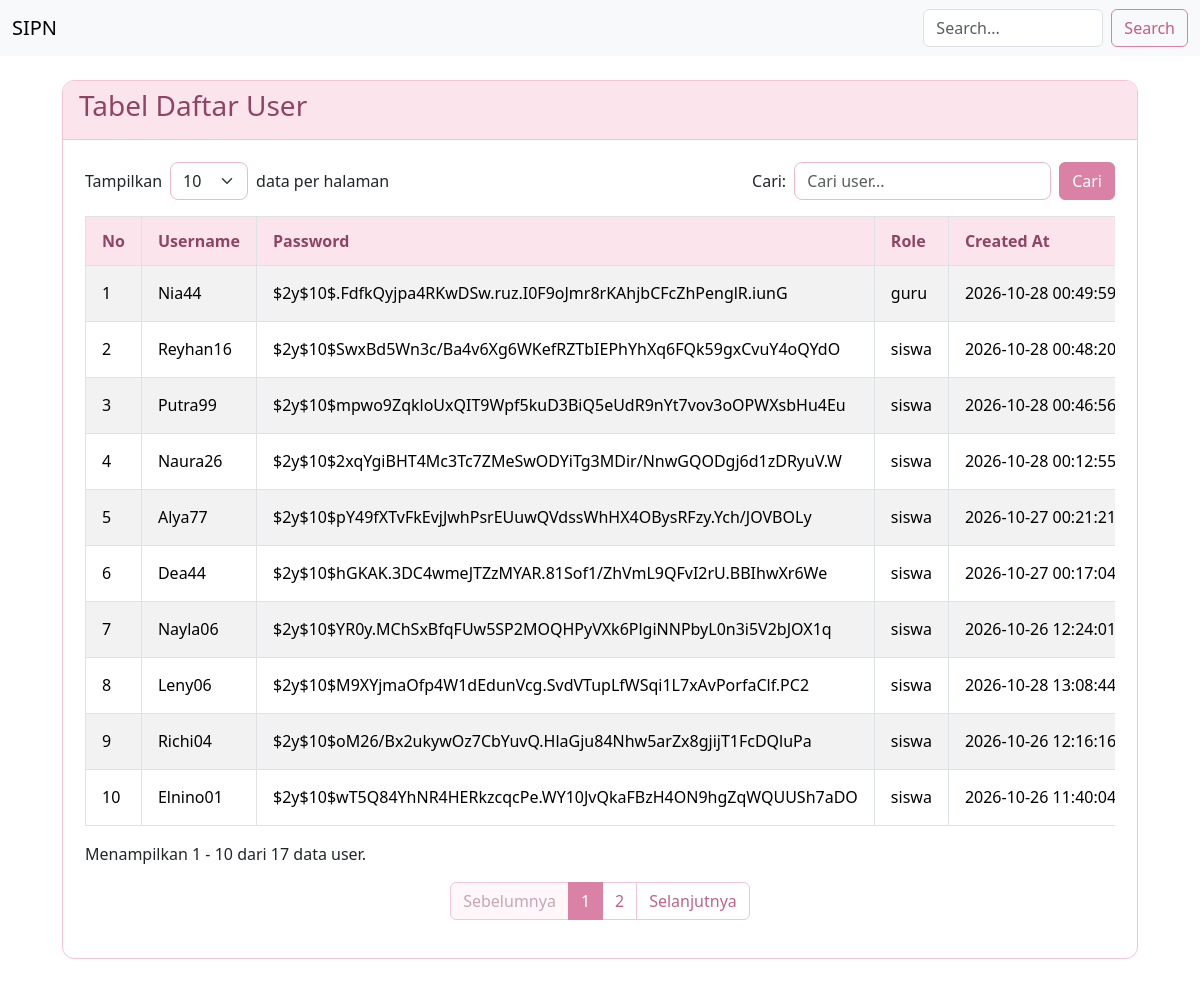
Before: /daftar_user2.php with the older database file.
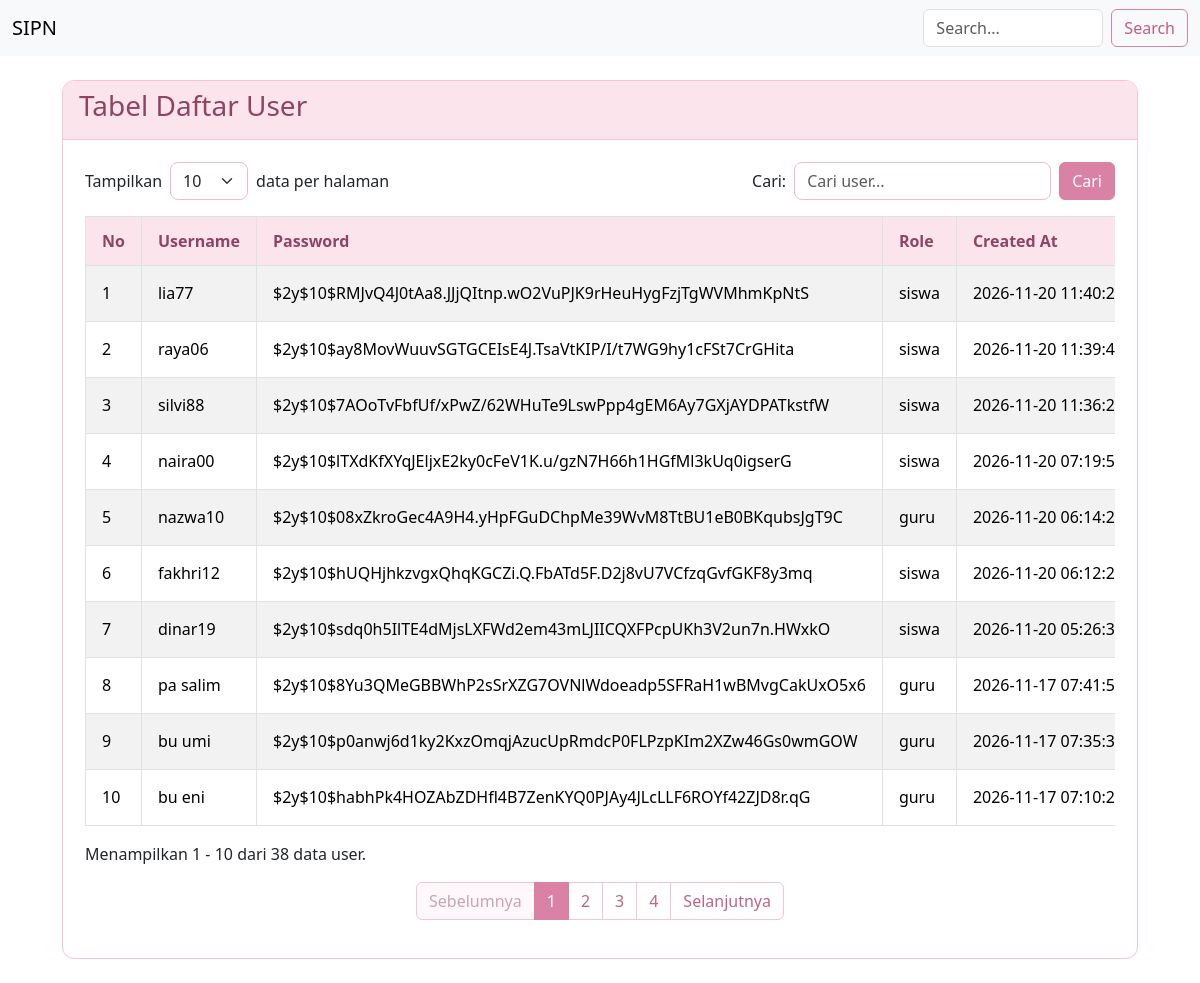
After: the same page with the newer database file.
### tables this page shows
CREATE TABLE `users` (
  `id` int(11) NOT NULL,
  `username` varchar(50) NOT NULL,
  `password` varchar(255) NOT NULL,
  `role` enum('admin','guru','siswa') NOT NULL,
  `created_at` timestamp NOT NULL DEFAULT current_timestamp() ON UPDATE current_timestamp()
);

### daftar_user2.php (the view, shortened to what the changed rows need)
<?php
require_once 'koneksi.php';
require_once 'navbar.php';
$keyword = isset($_GET['cari']) ? trim($_GET['cari']) : '';
$batas = isset($_GET['batas']) ? (int)$_GET['batas'] : 10;
$halaman = isset($_GET['halaman']) ? (int)$_GET['halaman'] : 1;
$where = '';
$sql_total = "SELECT COUNT(*) AS total FROM users $where";
$hasil_total = mysqli_query($koneksi, $sql_total);
$data_total = mysqli_fetch_assoc($hasil_total);
$total_data = (int)$data_total['total'];
$total_halaman = max(1, ceil($total_data / $batas));
$mulai = ($halaman - 1) * $batas;
$sql = "SELECT * FROM users $where
        ORDER BY id DESC
        LIMIT $mulai, $batas";
$hasil = mysqli_query($koneksi, $sql);
?>
<div class="container mt-4 mb-4">
    <div class="card pink-card">
        <div class="card-body">
            <form method="GET" class="mb-3">
                <div class="row g-2 align-items-center">
                </div>
            </form>
            <div class="table-responsive">
                <table class="table table-bordered table-striped tabel-pink">
                    <thead>
                        <tr>
                            <th>No</th>
                            <th>Username</th>
                            <th>Password</th>
                            <th>Role</th>
                            <th>Created At</th>
                        </tr>
                    </thead>
                    <tbody>
                    <?php
                    $no = $mulai + 1;
                    if ($hasil && mysqli_num_rows($hasil) > 0) {
                        while ($baris = mysqli_fetch_assoc($hasil)) {
                    ?>
                        <tr>
                            <td><?= $no++ ?></td>
                            <td>
                                <?= htmlspecialchars($baris['username']) ?>
                            </td>
                            <td>
                                <?= htmlspecialchars($baris['password']) ?>
                            </td>
                            <td>
                                <?= htmlspecialchars($baris['role']) ?>
                            </td>
                            <td>
                                <?= htmlspecialchars($baris['created_at']) ?>
                            </td>
                        </tr>
                    <?php
                        }
                    } ?>
                    </tbody>
                </table>
            </div>
            <p class="mt-3">
                Menampilkan
                <?= $total_data > 0 ? $mulai + 1 : 0 ?>
                -
                <?= min($mulai + $batas, $total_data) ?>
                dari <?= $total_data ?> data user.
            </p>
            <nav>
                <ul class="pagination justify-content-center">
                    <?php for ($i = 1; $i <= $total_halaman; $i++) { ?>
                        <li class="page-item <?= $halaman == $i ? 'active' : '' ?>">
                            <a
                                class="page-link"
                                href="?halaman=<?= $i ?>&batas=<?= $batas ?>&cari=<?= urlencode($keyword) ?>">
                                <?= $i ?>
                            </a>
                        </li>
                    <?php } ?>
                </ul>
            </nav>
        </div>
    </div>
</div>
<?php require_once 'footer.php'; ?>

Changed rows visible on the page:
no longer on this page (row unchanged): users: username "Nia44", password "$2y$10$.FdfkQyjpa4RKwDSw.ruz.I0F9oJmr8rKAhjbCFcZhPenglR.iunG", role "guru", created_at "2026-10-28 00:49:59"
no longer on this page (row unchanged): users: username "Reyhan16", password "$2y$10$SwxBd5Wn3c/Ba4v6Xg6WKefRZTbIEPhYhXq6FQk59gxCvuY4oQYdO", role "siswa", created_at "2026-10-28 00:48:20"
no longer on this page (row unchanged): users: username "Putra99", password "$2y$10$mpwo9ZqkloUxQIT9Wpf5kuD3BiQ5eUdR9nYt7vov3oOPWXsbHu4Eu", role "siswa", created_at "2026-10-28 00:46:56"
no longer on this page (row unchanged): users: username "Naura26", password "$2y$10$2xqYgiBHT4Mc3Tc7ZMeSwODYiTg3MDir/NnwGQODgj6d1zDRyuV.W", role "siswa", created_at "2026-10-28 00:12:55"
no longer on this page (row unchanged): users: username "Alya77", password "$2y$10$pY49fXTvFkEvjJwhPsrEUuwQVdssWhHX4OBysRFzy.Ych/JOVBOLy", role "siswa", created_at "2026-10-27 00:21:21"
removed users: username "Dea44", password "$2y$10$hGKAK.3DC4wmeJTZzMYAR.81Sof1/ZhVmL9QFvI2rU.BBIhwXr6We", role "siswa", created_at "2026-10-27 00:17:04"
no longer on this page (row unchanged): users: username "Nayla06", password "$2y$10$YR0y.MChSxBfqFUw5SP2MOQHPyVXk6PlgiNNPbyL0n3i5V2bJOX1q", role "siswa", created_at "2026-10-26 12:24:01"
no longer on this page (row unchanged): users: username "Leny06", password "$2y$10$M9XYjmaOfp4W1dEdunVcg.SvdVTupLfWSqi1L7xAvPorfaClf.PC2", role "siswa", created_at "2026-10-28 13:08:44"
no longer on this page (row unchanged): users: username "Richi04", password "$2y$10$oM26/Bx2ukywOz7CbYuvQ.HlaGju84Nhw5arZx8gjijT1FcDQluPa", role "siswa", created_at "2026-10-26 12:16:16"
no longer on this page (row unchanged): users: username "Elnino01", password "$2y$10$wT5Q84YhNR4HERkzcqcPe.WY10JvQkaFBzH4ON9hgZqWQUUSh7aDO", role "siswa", created_at "2026-10-26 11:40:04"
added users: username "lia77", password "$2y$10$RMJvQ4J0tAa8.JJjQItnp.wO2VuPJK9rHeuHygFzjTgWVMhmKpNtS", role "siswa", created_at "2026-11-20…"
added users: username "raya06", password "$2y$10$ay8MovWuuvSGTGCEIsE4J.TsaVtKIP/I/t7WG9hy1cFSt7CrGHita", role "siswa", created_at "2026-11-20…"
added users: username "silvi88", password "$2y$10$7AOoTvFbfUf/xPwZ/62WHuTe9LswPpp4gEM6Ay7GXjAYDPATkstfW", role "siswa", created_at "2026-11-20…"
added users: username "naira00", password "$2y$10$lTXdKfXYqJEljxE2ky0cFeV1K.u/gzN7H66h1HGfMl3kUq0igserG", role "siswa", created_at "2026-11-20…"
added users: username "nazwa10", password "$2y$10$08xZkroGec4A9H4.yHpFGuDChpMe39WvM8TtBU1eB0BKqubsJgT9C", role "guru", created_at "2026-11-20…"
added users: username "fakhri12", password "$2y$10$hUQHjhkzvgxQhqKGCZi.Q.FbATd5F.D2j8vU7VCfzqGvfGKF8y3mq", role "siswa", created_at "2026-11-20…"
added users: username "dinar19", password "$2y$10$sdq0h5IlTE4dMjsLXFWd2em43mLJIICQXFPcpUKh3V2un7n.HWxkO", role "siswa", created_at "2026-11-20…"
added users: username "pa salim", password "$2y$10$8Yu3QMeGBBWhP2sSrXZG7OVNlWdoeadp5SFRaH1wBMvgCakUxO5x6", role "guru", created_at "2026-11-17…"
added users: username "bu umi", password "$2y$10$p0anwj6d1ky2KxzOmqjAzucUpRmdcP0FLPzpKIm2XZw46Gs0wmGOW", role "guru", created_at "2026-11-17…"
added users: username "bu eni", password "$2y$10$habhPk4HOZAbZDHfl4B7ZenKYQ0PJAy4JLcLLF6ROYf42ZJD8r.qG", role "guru", created_at "2026-11-17…"
Other visible differences:
$total_data: "17" → "38"
new list line: "3"
new list line: "4"
